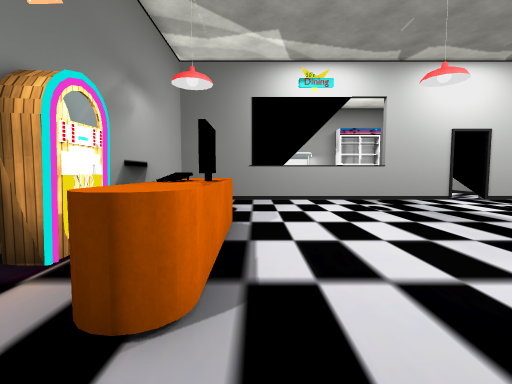
view 1 (above)

17 first-person views from a walk through a scene from a Unity 3-D project. The camera is 1.2 m above the floor, tilts 4° down and sees 85° across. Doors are open. The floor is counted in squares, 1 m on a side. Each view is taken from the middle of a square. On the plan, view 1 faces up. The plan holds only what a view shows up to about 13 squares ahead; the rest is blank. The place goes on beyond the plan. Some animated figures are not drawn. Some surface patterns are stand-ins.

view 2
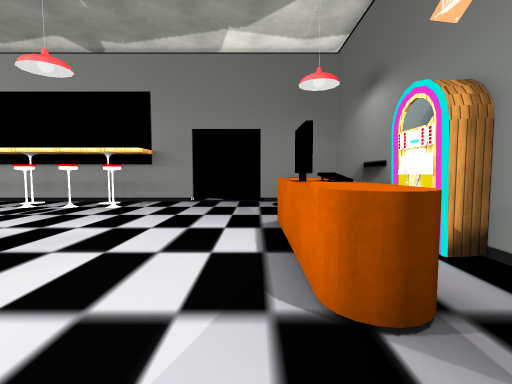

view 3
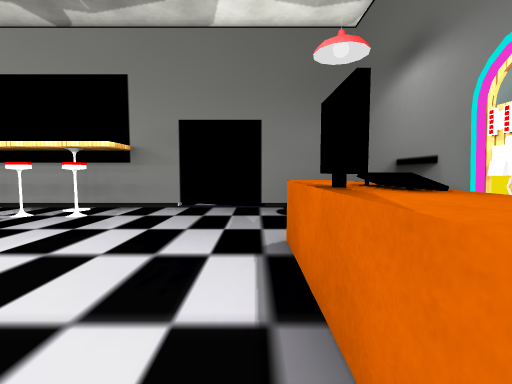

view 4
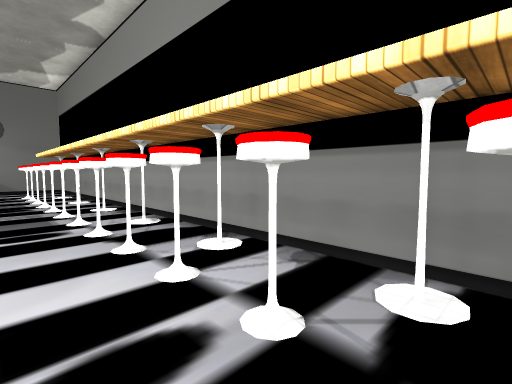

view 5
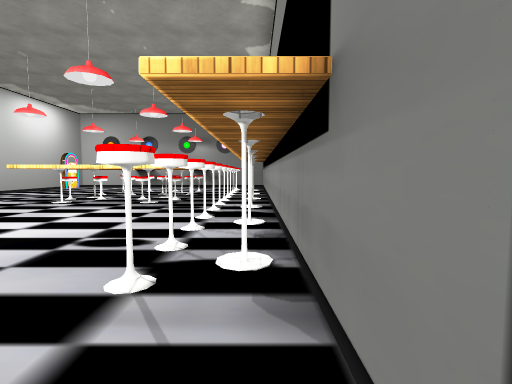

view 6
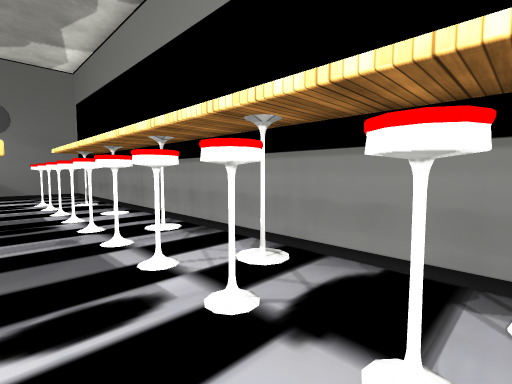

view 7
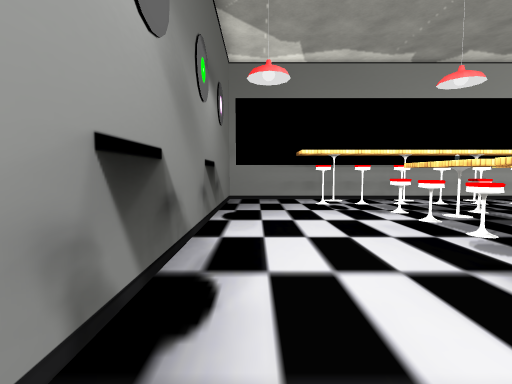

view 8
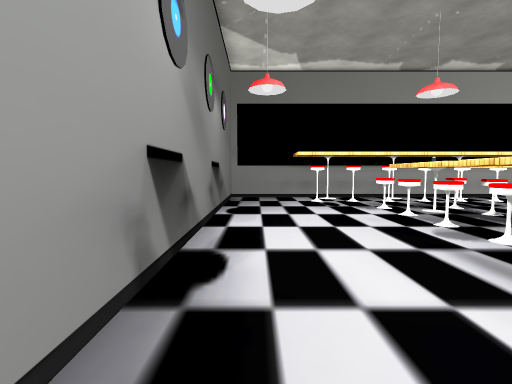

view 9
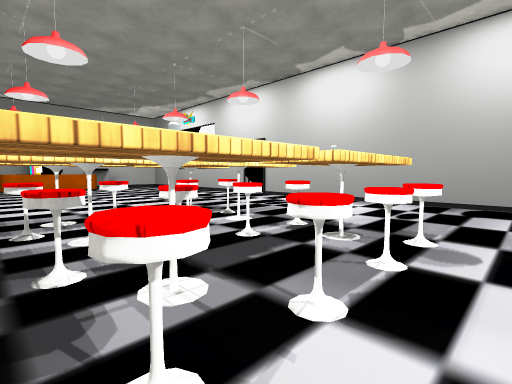

view 10
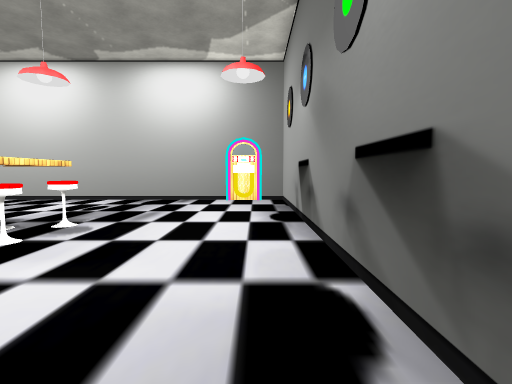

view 11
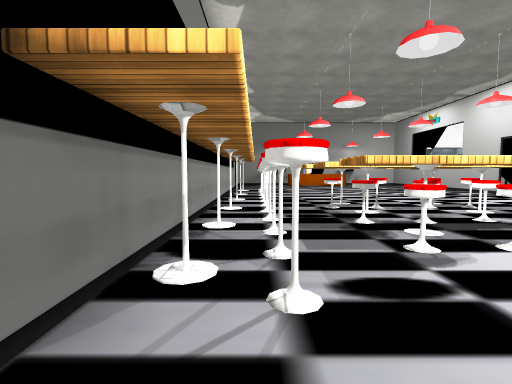

view 12
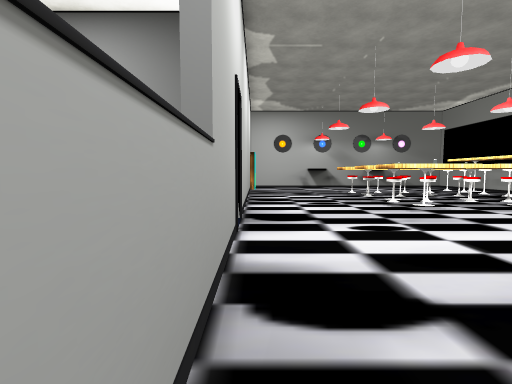

view 13
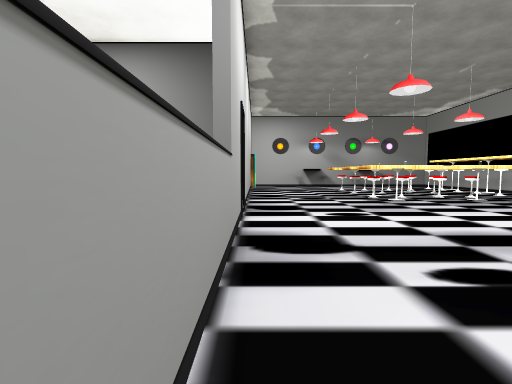

view 14
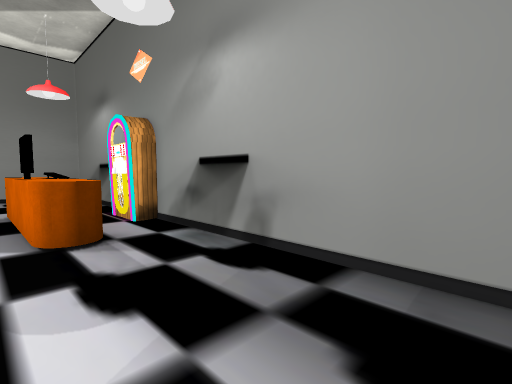

view 15
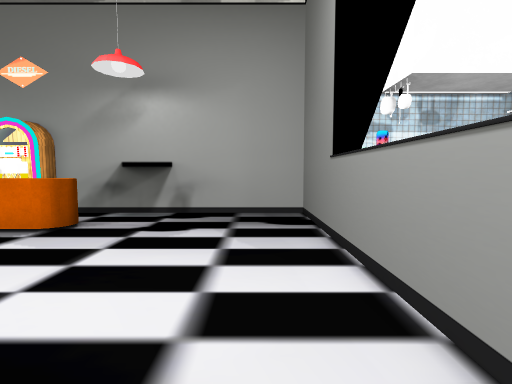

view 16
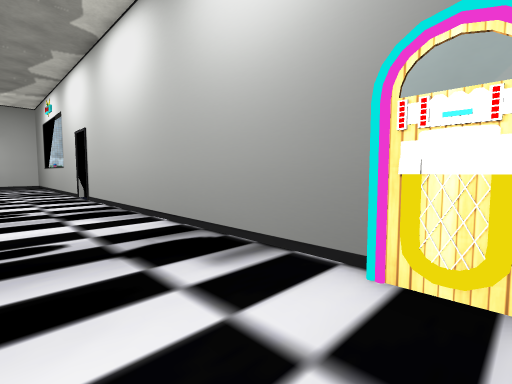

view 17
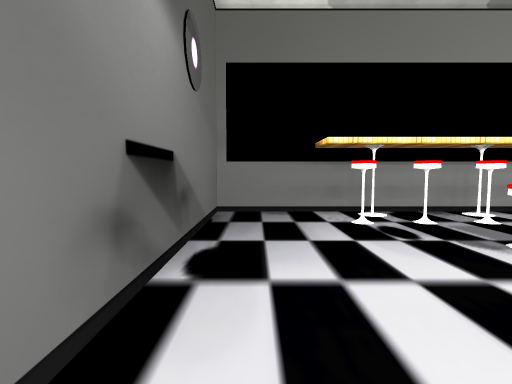

### Floor plan
Points are (right, up) in squares from view 1. A wall is a line through its corners. A room is listed if a view was taken in it or the views show most of it. See-through windows are left out.
Room 1 (views 1, 2, 3, 4, 5, 6, 7, 8, 9, 10, 11, 12, 13, 14, 15, 16, 17)
walls: (3.5, 12.4) (-3.3, 12.4) (-3.3, 5.1); (-0.6, 6.5) (-0.5, 3.3); (2.5, -2.6) (25.2, -2.6) (25.2, 12.4) (24.3, 12.4); (22.8, 12.4) (4.4, 12.4); (-2.7, 5.1) (-2.7, 3.5); (24.1, 12.1) (22.7, 12.1); (-3.3, 3.5) (-3.3, -2.6) (-0.1, -2.6)
low walls: (23.7, 12) (23.1, 12.2); (23.8, 12) (23.2, 11.8)
objects: other object (-1, 2) to (-1, 3); other object (-1, 7); other object (5, -1) to (5, 0); other object (6, -1) to (7, 0); other object (8, -1) to (8, 0); other object (9, -1) to (10, 0); other object (11, -1) to (11, 0); other object (12, -1) to (13, 0); other object (13, 1) to (14, 4); other object (13, 5) to (14, 7); other object (14, -1) to (14, 0); other object (14, 1) to (15, 2); other object (14, 3) to (15, 3); other object (14, 5) to (15, 5); other object (14, 6) to (15, 6); other object (15, -1) to (16, 0); other object (15, 1) to (16, 4); other object (15, 5) to (16, 7); other object (17, -1) to (17, 0); other object (17, 1) to (17, 2); other object (17, 3); other object (17, 5); other object (17, 6); other object (18, -1) to (19, 0); other object (18, 1) to (19, 4); other object (18, 5) to (19, 7); other object (19, 2) to (20, 2); other object (19, 3) to (20, 3); other object (19, 5) to (20, 5); other object (19, 6) to (20, 6); other object (20, -1) to (20, 0); other object (21, -1) to (22, 0)

Where each view was taken, in squares from view 1:
view 1: 0 up, 0 right, facing up
view 2: 9 up, 0 right, facing down
view 3: 7 up, 0 right, facing down
view 4: 1 up, 5 right, facing down-right
view 5: 2 down, 2 right, facing right
view 6: 1 up, 9 right, facing down-right
view 7: 10 up, 24 right, facing down
view 8: 11 up, 24 right, facing down
view 9: 1 up, 21 right, facing up-left
view 10: 0 up, 24 right, facing up
view 11: 1 down, 24 right, facing left
view 12: 12 up, 3 right, facing right
view 13: 12 up, 1 right, facing right
view 14: 12 up, 0 right, facing down-left
view 15: 11 up, 5 right, facing left
view 16: 9 up, 24 right, facing up-left
view 17: 6 up, 24 right, facing down
